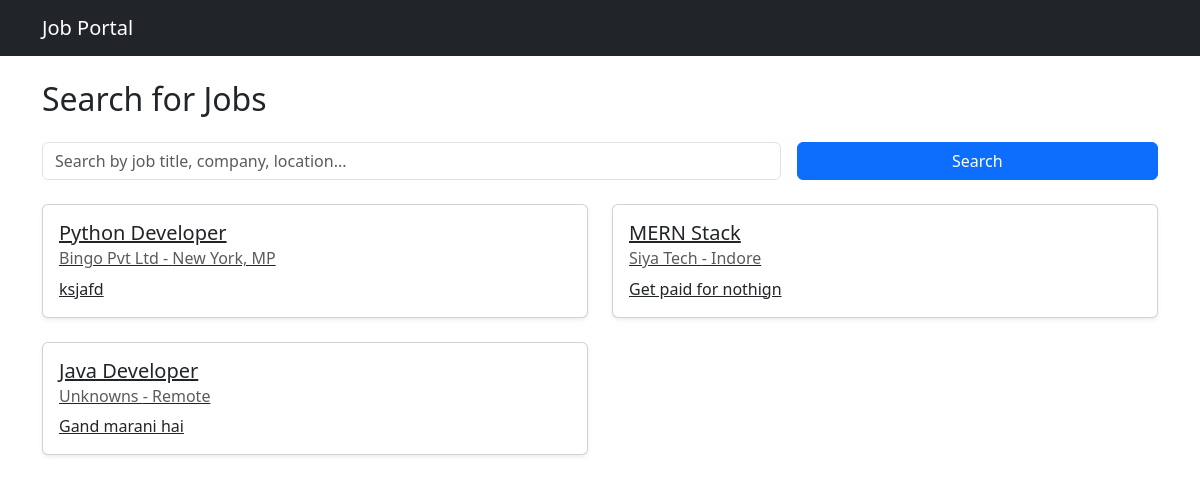
/find-job/, run on an earlier commit of the app's database.
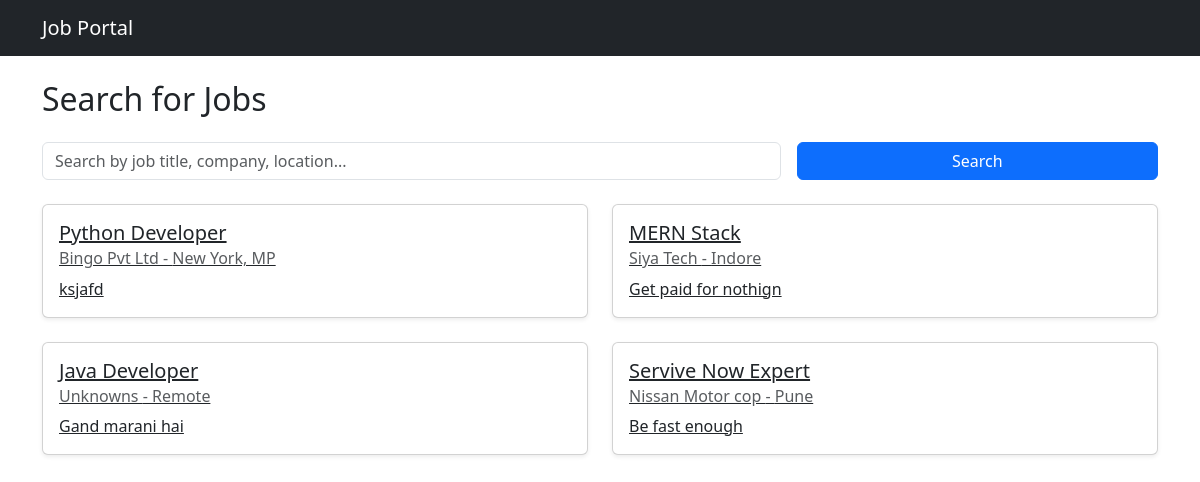
And on a later commit of the database.
### myapp/models.py (models this page shows, shortened)
class Job(models.Model):
    job_title = models.CharField(max_length=200)
    company_name = models.CharField(max_length=200)
    description = models.TextField()
    openings = models.PositiveIntegerField()
    location = models.CharField(max_length=100)
    contact_email = models.EmailField()
    approved = models.BooleanField(default=False)
    created_at = models.DateTimeField(auto_now_add=True)

### myapp/views.py (the view)
# urls.py: path('find-job/', views.find_job, name='find_job'),
def find_job(request):
    query = request.GET.get('q')
    jobs = Job.objects.filter(approved = True)
    if query:
        jobs = Job.objects.filter(job_title__icontains=query)
    return render(request, 'myapp/find_job.html', {'jobs': jobs})

### myapp/templates/myapp/find_job.html (shortened to what this page needs)
{% extends "myapp/base.html" %}
{% block content %}
<h2 class="mb-4">Search for Jobs</h2>
<form method="get" class="mb-4 row g-3">
  <div class="col-md-8">
    <input
      type="text"
      name="q"
      class="form-control"
      placeholder="Search by job title, company, location..."
      value="{{ request.GET.q }}"
    />
  </div>
  <div class="col-md-4">
    <button type="submit" class="btn btn-primary w-100">Search</button>
  </div>
</form>
{% if jobs %}
<div class="row">
  {% for job in jobs %}
  <div class="col-md-6 mb-4">
    <div class="card shadow-sm">
      <a href="{% url 'apply_job' job.id %}" class="card-body">
        <h5 class="card-title">{{ job.job_title }}</h5>
        <h6 class="card-subtitle mb-2 text-muted">
          {{ job.company_name }} - {{ job.location }}
        </h6>
        <p class="card-text">{{ job.description|truncatewords:25 }}</p>
      </a>
    </div>
  </div>
  {% endfor %}
</div>
{% else %}
<p class="text-muted">No jobs found.</p>
{% endif %} {% endblock %}

### myapp/templates/myapp/base.html (shortened to what this page needs)
<!DOCTYPE html>
<html lang="en">
<head>
    <link href="https://cdn.jsdelivr.net/npm/bootstrap@5.3.3/dist/css/bootstrap.min.css" rel="stylesheet">
</head>
<body>
    <nav class="navbar navbar-expand-lg navbar-dark bg-dark mb-4">
        <div class="container">
            <a class="navbar-brand" href="/">Job Portal</a>
        </div>
    </nav>
    <div class="container">
        {% block content %}
        {% endblock %}
    </div>
</body>
</html>

What changed in the data, as far as the page shows it:
added Job: job_title "Servive Now Expert", company_name "Nissan Motor cop", location "Pune", description "Be fast enough"
